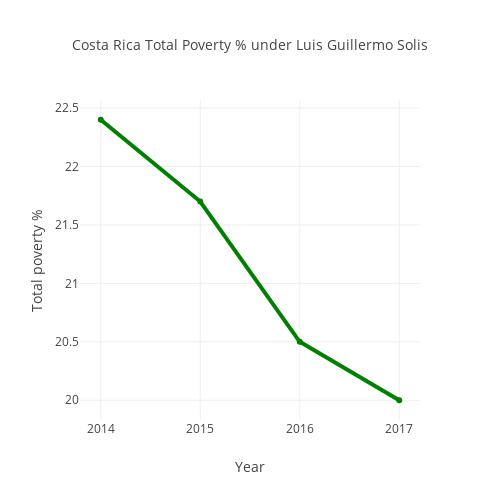

Source (notebook cell):
### Code cell
year = list(range(2010,2018))
pov = [21.2, 21.7, 20.6, 20.7, 22.4, 21.7, 20.5, 20.0]
poverty_new = go.Scatter(
    x = year[4:],
    y = pov[4:],
    mode = 'lines+markers',
    name = '% Poverty',
    line = dict(
        color = ('green'),
        width = 4)
)
layout = go.Layout(
    width=500,
    height=500,
    xaxis=dict(title='Year'),
    yaxis=dict(title='Total poverty %'),
    title='Costa Rica Total Poverty % under Luis Guillermo Solis',
    titlefont=dict(size=14))

fig = go.Figure(data=[poverty_new], layout=layout)
py.iplot(fig)

### Figure 1 — Plotly figure (JSON) as saved in the notebook; plotly's stock layout.template omitted (floating-point values rounded to 4 significant figures)
{"data": [{"line": {"color": "green", "width": 4}, "mode": "lines+markers", "name": "% Poverty", "type": "scatter", "uid": "e87b18d8-1d3c-42e3-8229-12a09f3b6ccb", "x": [2014, 2015, 2016, 2017], "y": [22.4, 21.7, 20.5, 20]}], "layout": {"height": 500, "title": "Costa Rica Total Poverty % under Luis Guillermo Solis", "titlefont": {"size": 14}, "width": 500, "xaxis": {"title": "Year"}, "yaxis": {"title": "Total poverty %"}}}
